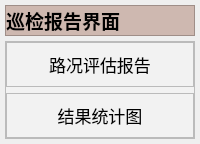
               <widget class="QWidget" name="page_PatrolReport">
                <layout class="QVBoxLayout" name="verticalLayout_20">
                 <property name="spacing">
                  <number>5</number>
                 </property>
                 <property name="leftMargin">
                  <number>5</number>
                 </property>
                 <property name="topMargin">
                  <number>5</number>
                 </property>
                 <property name="rightMargin">
                  <number>5</number>
                 </property>
                 <property name="bottomMargin">
                  <number>5</number>
                 </property>
                 <item>
                  <widget class="QFrame" name="frame_58">
                   <property name="sizePolicy">
                    <sizepolicy hsizetype="Preferred" vsizetype="Expanding">
                     <horstretch>0</horstretch>
                     <verstretch>1</verstretch>
                    </sizepolicy>
                   </property>
                   <property name="styleSheet">
                    <string notr="true">background-color: rgb(206, 184, 176);</string>
                   </property>
                   <property name="frameShape">
                    <enum>QFrame::StyledPanel</enum>
                   </property>
                   <property name="frameShadow">
                    <enum>QFrame::Raised</enum>
                   </property>
                   <layout class="QHBoxLayout" name="horizontalLayout_46">
                    <property name="spacing">
                     <number>0</number>
                    </property>
                    <property name="leftMargin">
                     <number>0</number>
                    </property>
                    <property name="topMargin">
                     <number>0</number>
                    </property>
                    <property name="rightMargin">
                     <number>0</number>
                    </property>
                    <property name="bottomMargin">
                     <number>0</number>
                    </property>
                    <item alignment="Qt::AlignLeft">
                     <widget class="QLabel" name="label_39">
                      <property name="sizePolicy">
                       <sizepolicy hsizetype="Expanding" vsizetype="Expanding">
                        <horstretch>0</horstretch>
                        <verstretch>0</verstretch>
                       </sizepolicy>
                      </property>
                      <property name="font">
                       <font>
                        <family>楷体</family>
                        <pointsize>14</pointsize>
                        <weight>75</weight>
                        <bold>true</bold>
                       </font>
                      </property>
                      <property name="text">
                       <string>巡检报告界面</string>
                      </property>
                     </widget>
                    </item>
                   </layout>
                  </widget>
                 </item>
                 <item>
                  <widget class="QFrame" name="frame_59">
                   <property name="sizePolicy">
                    <sizepolicy hsizetype="Preferred" vsizetype="Expanding">
                     <horstretch>0</horstretch>
                     <verstretch>12</verstretch>
                    </sizepolicy>
                   </property>
                   <property name="styleSheet">
                    <string notr="true">background-color: rgb(242, 242, 242);</string>
                   </property>
                   <property name="frameShape">
                    <enum>QFrame::StyledPanel</enum>
                   </property>
                   <property name="frameShadow">
                    <enum>QFrame::Raised</enum>
                   </property>
                   <layout class="QVBoxLayout" name="verticalLayout_9">
                    <property name="leftMargin">
                     <number>0</number>
                    </property>
                    <property name="topMargin">
                     <number>0</number>
                    </property>
                    <property name="rightMargin">
                     <number>0</number>
                    </property>
                    <property name="bottomMargin">
                     <number>0</number>
                    </property>
                    <item>
                     <widget class="QFrame" name="frame_26">
                      <property name="sizePolicy">
                       <sizepolicy hsizetype="Preferred" vsizetype="Expanding">
                        <horstretch>0</horstretch>
                        <verstretch>3</verstretch>
                       </sizepolicy>
                      </property>
                      <property name="frameShape">
                       <enum>QFrame::StyledPanel</enum>
                      </property>
                      <property name="frameShadow">
                       <enum>QFrame::Raised</enum>
                      </property>
                      <layout class="QHBoxLayout" name="horizontalLayout_19">
                       <item>
                        <widget class="QLabel" name="label_13">
                         <property name="font">
                          <font>
                           <pointsize>13</pointsize>
                          </font>
                         </property>
                         <property name="text">
                          <string>路况评估报告</string>
                         </property>
                         <property name="alignment">
                          <set>Qt::AlignCenter</set>
                         </property>
                        </widget>
                       </item>
                      </layout>
                     </widget>
                    </item>
                    <item>
                     <widget class="QFrame" name="frame_27">
                      <property name="sizePolicy">
                       <sizepolicy hsizetype="Preferred" vsizetype="Expanding">
                        <horstretch>0</horstretch>
                        <verstretch>5</verstretch>
                       </sizepolicy>
                      </property>
                      <property name="frameShape">
                       <enum>QFrame::StyledPanel</enum>
                      </property>
                      <property name="frameShadow">
                       <enum>QFrame::Raised</enum>
                      </property>
                      <layout class="QHBoxLayout" name="horizontalLayout_18">
                       <item>
                        <widget class="QLabel" name="label_DiseaseImage_2">
                         <property name="sizePolicy">
                          <sizepolicy hsizetype="Expanding" vsizetype="Expanding">
                           <horstretch>1</horstretch>
                           <verstretch>1</verstretch>
                          </sizepolicy>
                         </property>
                         <property name="font">
                          <font>
                           <pointsize>13</pointsize>
                          </font>
                         </property>
                         <property name="text">
                          <string>结果统计图</string>
                         </property>
                         <property name="alignment">
                          <set>Qt::AlignCenter</set>
                         </property>
                        </widget>
                       </item>
                      </layout>
                     </widget>
                    </item>
                   </layout>
                  </widget>
                 </item>
                </layout>
               </widget>
